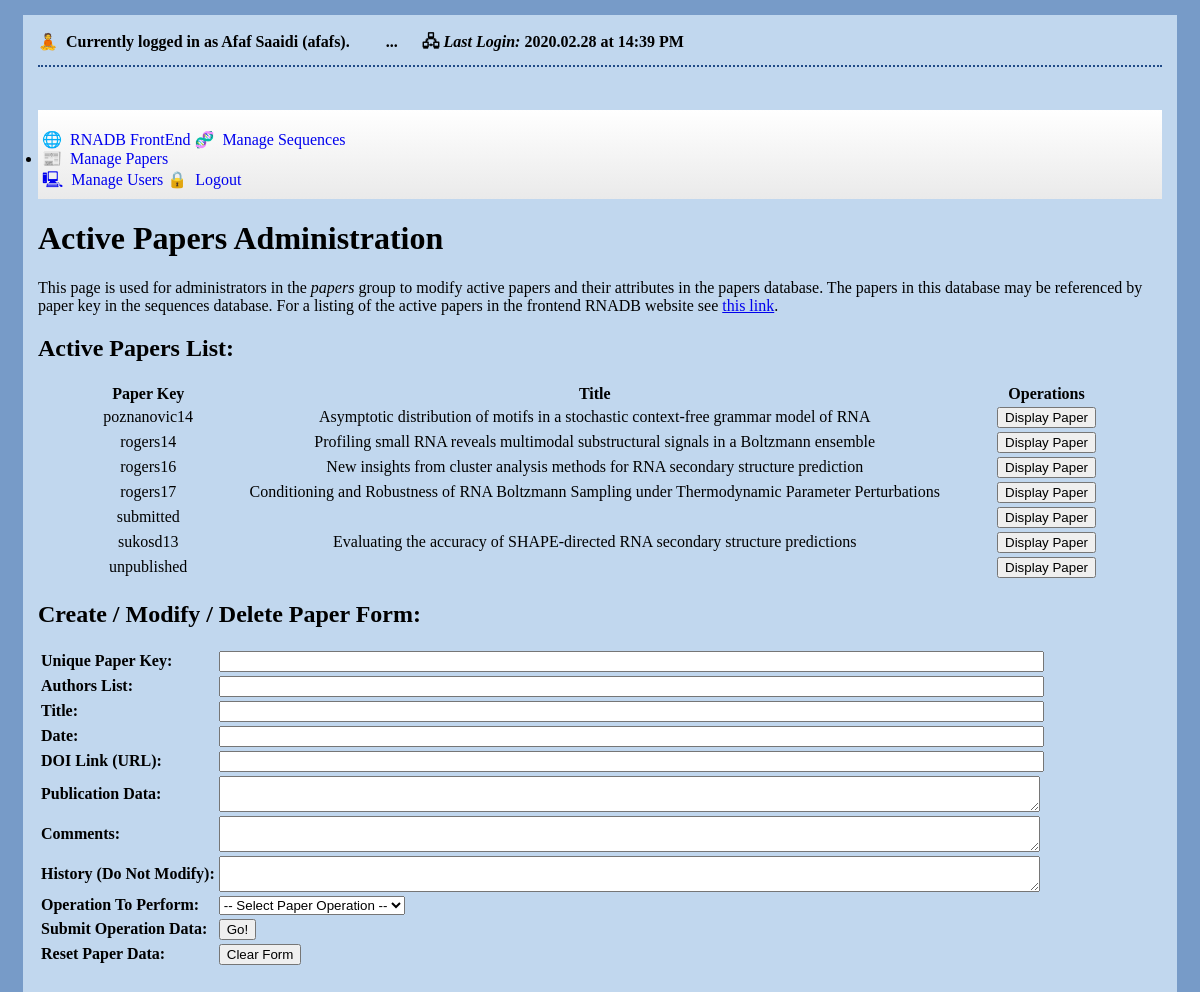
Screenshot of /Admin/ManagePapers.php (signed in) with the database file from the repository.
### tables this page shows
CREATE TABLE `Papers` (
  `pid` int(10) UNSIGNED NOT NULL,
  `paper_key` varchar(48) NOT NULL,
  `authors` text NOT NULL,
  `title` text NOT NULL,
  `pub_data` text NOT NULL,
  `date` varchar(32) NOT NULL,
  `doi` text NOT NULL,
  `comments` text,
  `history` text
);

### Admin/DatabaseUtils.php (called while the page is built, shortened)
<?php
class DatabaseUtils {
     public static function DeSQL($sqlQuery, $dbCon) {
          $safeSQLQuery = stripslashes($sqlQuery);
          return mysqli_query($dbCon, $safeSQLQuery);
     }
};
?>

### Admin/ManagePapers.php (the view, shortened to what this page needs)
<html>
<head>
	<link type="text/css" href="css/main.css" rel="stylesheet" />
	<link type="text/css" href="css/smoothness/jquery-ui-tabs.css" rel="stylesheet" />
</head>
<body>
<?php
include_once "DatabaseUtils.php";
include_once "PaperUtils.php";
include      "NavigationBar.php";
?>
<h1>Active Papers Administration</h1>
<p>
This page is used for administrators in the <i>papers</i> group to modify active papers and their
attributes in the papers database. The papers in this database may be referenced by paper key in the
sequences database. For a listing of the active papers in the frontend RNADB website see
<a href="https://rnadb.gatech.edu/FrontEnd/Papers.php">this link</a>.
</p>
<h2>Active Papers List:</h2>
<table style="width:90%; text-align: center;" align="center">
  <tr>
    <th>Paper Key</th>
    <th>Title</th>
    <th>Operations</th>
  </tr>
<?php
include_once "DatabaseUtils.php";
$dbCon = DatabaseUtils::ConnectToRNADB();
$userRowData = NULL;
if(Sessions::CurrentUserIsPapersAdmin()) {
    $userSQLQuery = "SELECT * FROM " . BackendConfig::DB_PAPERS_TBL . ";";
    $userRowData = DatabaseUtils::DeSQL($userSQLQuery, $dbCon);
}
while($userRowData && $row = mysqli_fetch_assoc($userRowData)) {
     echo "<tr>\n";
     echo "     <td>" . $row['paper_key'] . "</td>\n";
     echo "     <td>" . $row['title'] . "</td>\n";
     echo '     <td><button class="DisplayPaperButton" value="' . $row['paper_key'] .
          "\" onclick=\"FetchPaperData('" . $row['paper_key'] . "')\">Display Paper</button></td>\n";
     echo "</tr>\n";
}
?>
</table>
<h2>Create / Modify / Delete Paper Form:</h2>
<form action="ManagePapers.php" method="post">
   <table>
     <tr>
        <td><b>Unique Paper Key: </b></td>
        <td><input type="text" size="100" name="DisplayFormPaperKey" id="DisplayFormPaperKey" /></td>
     </tr>
     <tr>
        <td><b>Authors List: </b></td>
        <td><input type="text" size="100" name="DisplayFormPaperAuthors" id="DisplayFormPaperAuthors" /></td>
     </tr>
     <tr>
        <td><b>Title: </b></td>
        <td><input type="text" size="100" name="DisplayFormPaperTitle" id="DisplayFormPaperTitle" /></td>
     </tr>
     <tr>
        <td><b>Date: </b></td>
        <td><input type="text" size="100" name="DisplayFormPaperDate" id="DisplayFormPaperDate" /></td>
     </tr>
     <tr>
        <td><b>DOI Link (URL): </b></td>
        <td><input type="text" size="100" name="DisplayFormPaperDOIInfo" id="DisplayFormPaperDOIInfo" /></td>
     </tr>
     <tr>
        <td><b>Publication Data: </b></td>
        <td><textarea cols="100" name="DisplayFormPaperPubData" id="DisplayFormPaperPubData"></textarea></td>
     </tr>
     <tr>
        <td><b>Comments: </b></td>
        <td><textarea cols="100" name="DisplayFormPaperComments" id="DisplayFormPaperComments"></textarea></td>
     </tr>
     <tr>
        <td><b>History (Do Not Modify): </b></td>
        <td><textarea cols="100" readonly name="DisplayFormPaperHistory" id="DisplayFormPaperHistory"></textarea></td>
     </tr>
     <tr>
        <td><b>Operation To Perform: </b></td>
        <td><select name="DisplayFormOperation" id="DisplayFormOperation">
                   <option name="None" value="None"> -- Select Paper Operation -- </option>
            </select>
        </td>
     </tr>
     <tr>
        <td><b>Submit Operation Data: </b></td>
        <td><input type="submit" value="Go!" /></td>
     </tr>
     <tr>
        <td><b>Reset Paper Data: </b></td>
        <td><input type="reset" value="Clear Form" /></td>
     </tr>
   </table>
</form>
</div>
</div>
</body>
</html>

### Admin/css/main.css (style rules this page uses)
body { background: #779BC8; }

### rows the page displays
papers: paper_key "poznanovic14", title "Asymptotic distribution of motifs in a stochastic context-free grammar model of RNA"
papers: paper_key "rogers14", title "Profiling small RNA reveals multimodal substructural signals in a Boltzmann ensemble"
papers: paper_key "rogers16", title "New insights from cluster analysis methods for RNA secondary structure prediction"
papers: paper_key "rogers17", title "Conditioning and Robustness of RNA Boltzmann Sampling under Thermodynamic Parameter Perturbations"
papers: paper_key "submitted"
papers: paper_key "sukosd13", title "Evaluating the accuracy of SHAPE-directed RNA secondary structure predictions"
papers: paper_key "unpublished"

### other values shown
$userNameStr "Afaf Saaidi (afafs)"
Sessions::GetCurrentUserLastLogin() "2020.02.28 at 14:39 PM"
$tabIcon "🌐"
$tabTitle "RNADB FrontEnd"
$tabIcon "🧬"
$tabTitle "Manage Sequences"
$tabIcon "📰"
$tabTitle "Manage Papers"
$tabIcon "🖳"
$tabTitle "Manage Users"
$tabIcon "🔒"
$tabTitle "Logout"
